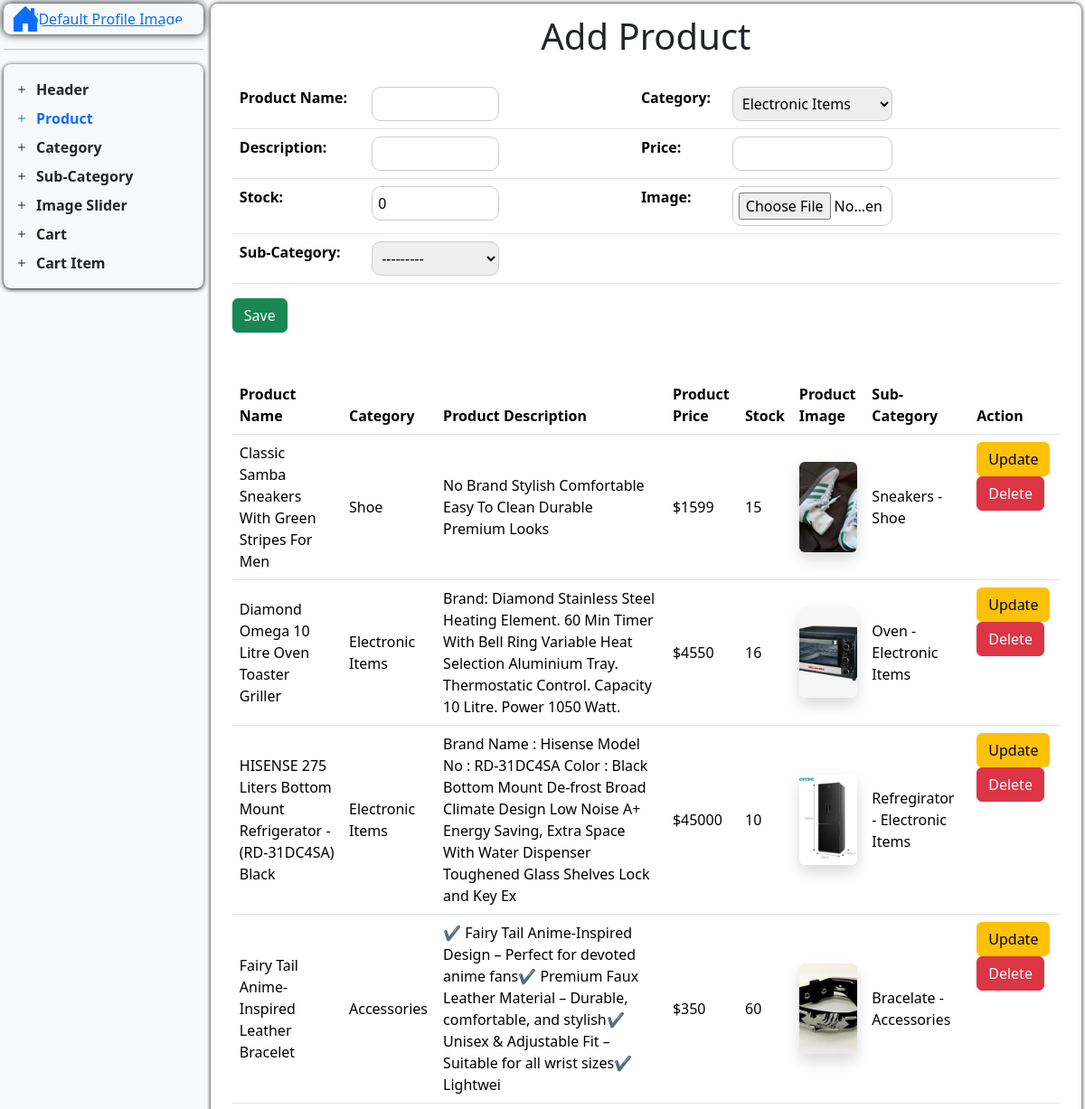
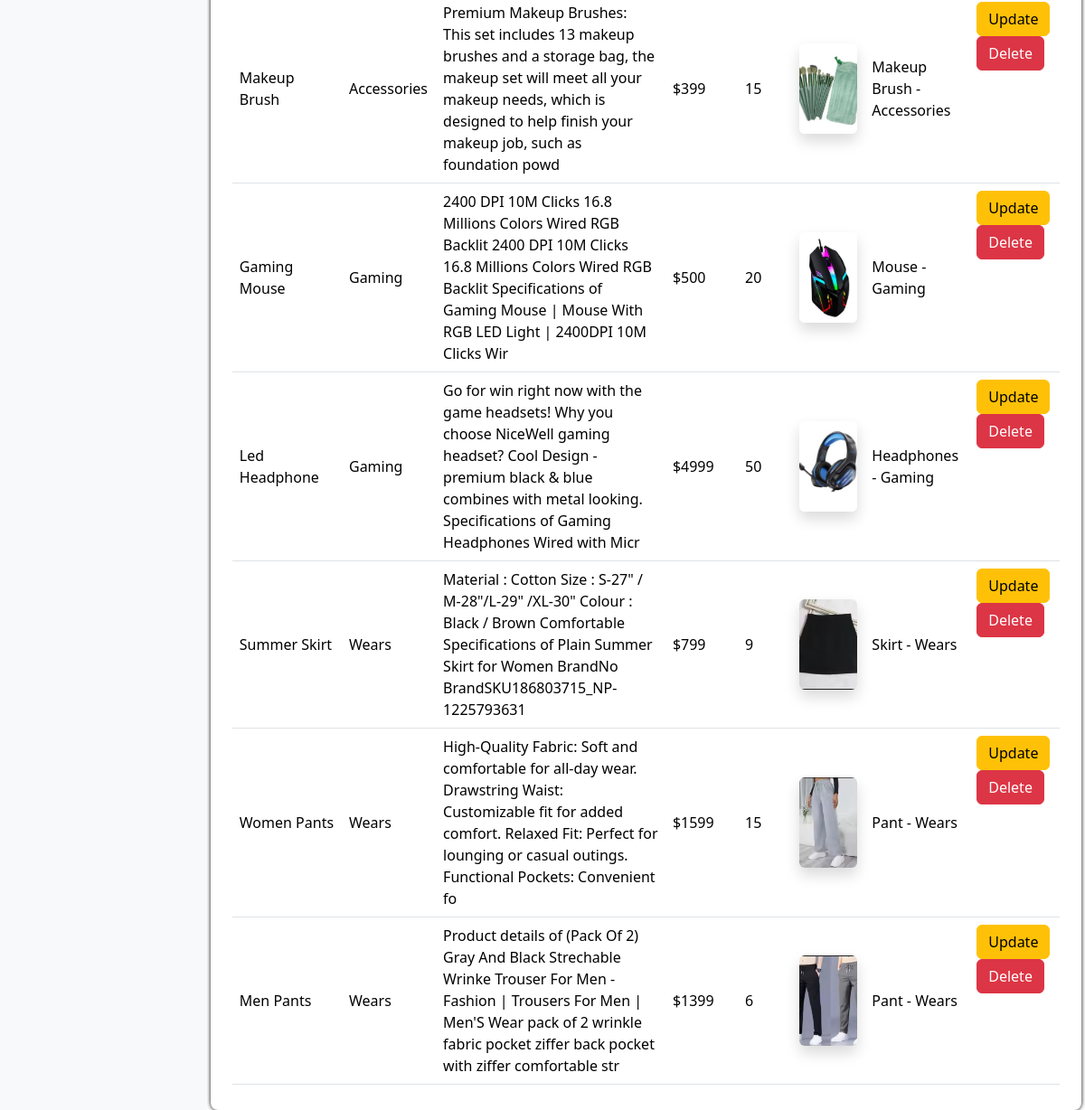
/dashboard/add-product/, run on the app's committed database (2 pictures, top to bottom).
### nep_app/models.py (models this page shows, shortened)
class ProductModel(models.Model):
    product_category = models.ForeignKey(CategoryModel, related_name="productcategory", on_delete=models.CASCADE, default="")
    product_name = models.CharField(max_length=200, default="")
    product_description = models.CharField(max_length=200, default="")
    product_price = models.CharField(max_length=200, default="")
    product_image = models.ImageField(upload_to="productImage/", default="", null=True, blank=True)
    pro_sub_category = models.ForeignKey(Sub_CategoryModel, related_name="productSubCategory", on_delete=models.CASCADE, null=True, blank=True, default="", )
    product_stock = models.IntegerField(default=0)

class CategoryModel(models.Model):
    category_icon = models.CharField(max_length=200, default="", blank=True)
    category_name = models.CharField(max_length=200, default="", unique=True)
    category_image = models.ImageField(
        upload_to="category_image/", default="", blank=True
    )
    def __str__(self) -> str:
        return f"{self.category_name}"

class Sub_CategoryModel(models.Model):
    sub_category_icon = models.CharField(max_length=200, default="", blank=True)
    sub_category_name = models.CharField(max_length=200, default="", unique=True)
    category = models.ForeignKey(
        CategoryModel, related_name="subcategories", on_delete=models.CASCADE
    )
    def __str__(self) -> str:
        return f"{self.sub_category_name} - {self.category}"

### nep_app/views.py (the view)
# urls.py: path("dashboard/add-product/", add_product, name="add_product"),
def add_product(request):
    return handle_create(
        request=request,
        model=ProductModel,
        formname=ProductForm,
        redirect_url='add_product',
        template_url="Dashboard/D_Content/add_product.html",
        action_url="add_product"
    )

### nep_app/forms.py
class ProductForm(forms.ModelForm):
    class Meta:
        model = ProductModel
        fields = "__all__"

### handler/ViewHandler.py (called while the page is built)
def handle_create(
        request,
        model,
        formname,
        redirect_url,
        template_url,
        action_url
    ):
    data = model.objects.order_by('-id')
    if request.method == "POST":
        form = formname(request.POST, request.FILES)
        if form.is_valid():
            form.save()
            return redirect(redirect_url)
    else:
        form = formname()
    context = {
        "form": form,
        "data": data,
        'action_url': reverse(action_url)
        }
    return render(request, template_url, context)

### templates/Dashboard/D_Content/add_product.html (shortened to what this page needs)
{% extends "Dashboard/dashboard.html" %}
{% load static %}
{% block add_product %}
<h1 class="text-center mb-4">Add Product</h1>
<div class="container mt-4">
    <table class="table bg-white">
        <tr>
            <th>Product Name:</th>
            <td>{{ form.product_name }}</td>
            <th>Category:</th>
            <td>{{ form.product_category }}</td>
        </tr>
        <tr>
            <th>Description:</th>
            <td>{{ form.product_description }}</td>
            <th>Price:</th>
            <td>{{ form.product_price }}</td>
        </tr>
        <tr>
            <th>Stock:</th>
            <td>{{ form.product_stock }}</td>
            <th>Image:</th>
            <td>
                {{ form.product_image }}
            </td>
        </tr>
        <tr>
            <th>Sub-Category:</th>
            <td>{{ form.pro_sub_category }}</td>
            <td colspan="2"></td>
        </tr>
    </table>
    <button type="submit" name="submit" class="btn btn-success">
        {% if form.instance.id %} Update {% else %} Save {% endif %}
    </button>
    <div>
        <table class="table bg-white mt-5">
            <thead>
                <tr>
                    <th>Product Name</th>
                    <th>Category</th>
                    <th>Product Description</th>
                    <th>Product Price</th>
                    <th>Stock</th>
                    <th>Product Image</th>
                    <th>Sub-Category</th>
                    <th>Action</th>
                </tr>
            </thead>
            <tbody>
                {% for prod in data %}
                <tr>
                    <td class="align-middle">{{ prod.product_name }}</td>
                    <td class="align-middle">{{ prod.product_category }}</td>
                    <td class="align-middle">{{ prod.product_description }}</td>
                    <td class="align-middle">${{ prod.product_price }}</td>
                    <td class="align-middle">{{ prod.product_stock }}</td>
                    <td class="align-middle">
                        {% if prod.product_image and prod.product_image.url %}
                        <img src="{{ prod.product_image.url }}" alt="Product Image" loading="lazy"
                            class="img-fluid rounded shadow" style="width: 100px; height: 100px; object-fit: cover;">
                        {% else %}
                        <img src="{% static 'images/default_image.png' %}" alt="Default Image" loading="lazy"
                            class="img-fluid rounded shadow" style="width: 100px; height: 100px; object-fit: cover;">
                        {% endif %}
                    </td>
                    <td class="align-middle">{{ prod.pro_sub_category }}</td>
                    <td>
                        <a href="{% url 'update_product' prod.id %}" class="btn btn-warning">Update</a>
                        <a href="{% url 'del_product' prod.id %}"class="btn btn-danger">Delete</a>
                    </td>
                </tr>
                {% endfor %}
            </tbody>
        </table>
    </div>
</div>
{% endblock %}

### templates/Dashboard/dashboard.html (style rules this page uses)
* { margin: 0; padding: 0; max-width: 100%; box-sizing: border-box; }
input, select { width: 50%; padding: 6px; border: 1px solid #ccc; border-radius: 10px; }

### data on the page
ProductModel: product_name "Classic Samba Sneakers With Green Stripes For Men", product_category "Shoe", product_description "No Brand Stylish Comfortable Easy To Clean Durable Premium Looks", product_price "1599", product_stock "15", product_image (picture), pro_sub_category "Sneakers - Shoe"
ProductModel: product_name "Diamond Omega 10 Litre Oven Toaster Griller", product_category "Electronic Items", product_description "Brand: Diamond Stainless Steel Heating Element. 60 Min Timer With Bell Ring Variable Heat Selection Aluminium Tray. Thermostatic Control. Capacity 10 Litre. Power 1050 Watt.", product_price "4550", product_stock "16", product_image (picture), pro_sub_category "Oven - Electronic Items"
ProductModel: product_name "HISENSE 275 Liters Bottom Mount Refrigerator - (RD-31DC4SA) Black", product_category "Electronic Items", product_description "Brand Name : Hisense Model No : RD-31DC4SA Color : Black Bottom Mount De-frost Broad Climate Design Low Noise A+ Energy Saving, Extra Space With Water Dispenser Toughened Glass Shelves Lock and Key Ex", product_price "45000", product_stock "10", product_image (picture), pro_sub_category "Refregirator - Electronic Items"
ProductModel: product_name "Fairy Tail Anime-Inspired Leather Bracelet", product_category "Accessories", product_description "✔ Fairy Tail Anime-Inspired Design – Perfect for devoted anime fans✔ Premium Faux Leather Material – Durable, comfortable, and stylish✔ Unisex & Adjustable Fit – Suitable for all wrist sizes✔ Lightwei", product_price "350", product_stock "60", product_image (picture), pro_sub_category "Bracelate - Accessories"
ProductModel: product_name "Makeup Brush", product_category "Accessories", product_description "Premium Makeup Brushes: This set includes 13 makeup brushes and a storage bag, the makeup set will meet all your makeup needs, which is designed to help finish your makeup job, such as foundation powd", product_price "399", product_stock "15", product_image (picture), pro_sub_category "Makeup Brush - Accessories"
ProductModel: product_name "Gaming Mouse", product_category "Gaming", product_description "2400 DPI 10M Clicks 16.8 Millions Colors Wired RGB Backlit 2400 DPI 10M Clicks 16.8 Millions Colors Wired RGB Backlit Specifications of Gaming Mouse | Mouse With RGB LED Light | 2400DPI 10M Clicks Wir", product_price "500", product_stock "20", product_image (picture), pro_sub_category "Mouse - Gaming"
ProductModel: product_name "Led Headphone", product_category "Gaming", product_description "Go for win right now with the game headsets! Why you choose NiceWell gaming headset? Cool Design - premium black & blue combines with metal looking. Specifications of Gaming Headphones Wired with Micr", product_price "4999", product_stock "50", product_image (picture), pro_sub_category "Headphones - Gaming"
ProductModel: product_name "Summer Skirt", product_category "Wears", product_description "Material : Cotton Size : S-27\" / M-28\"/L-29\" /XL-30\" Colour : Black / Brown Comfortable Specifications of Plain Summer Skirt for Women BrandNo BrandSKU186803715_NP-1225793631", product_price "799", product_stock "9", product_image (picture), pro_sub_category "Skirt - Wears"
ProductModel: product_name "Women Pants", product_category "Wears", product_description "High-Quality Fabric: Soft and comfortable for all-day wear. Drawstring Waist: Customizable fit for added comfort. Relaxed Fit: Perfect for lounging or casual outings. Functional Pockets: Convenient fo", product_price "1599", product_stock "15", product_image (picture), pro_sub_category "Pant - Wears"
ProductModel: product_name "Men Pants", product_category "Wears", product_description "Product details of (Pack Of 2) Gray And Black Strechable Wrinke Trouser For Men - Fashion | Trousers For Men | Men'S Wear pack of 2 wrinkle fabric pocket ziffer back pocket with ziffer comfortable str", product_price "1399", product_stock "6", product_image (picture), pro_sub_category "Pant - Wears"
